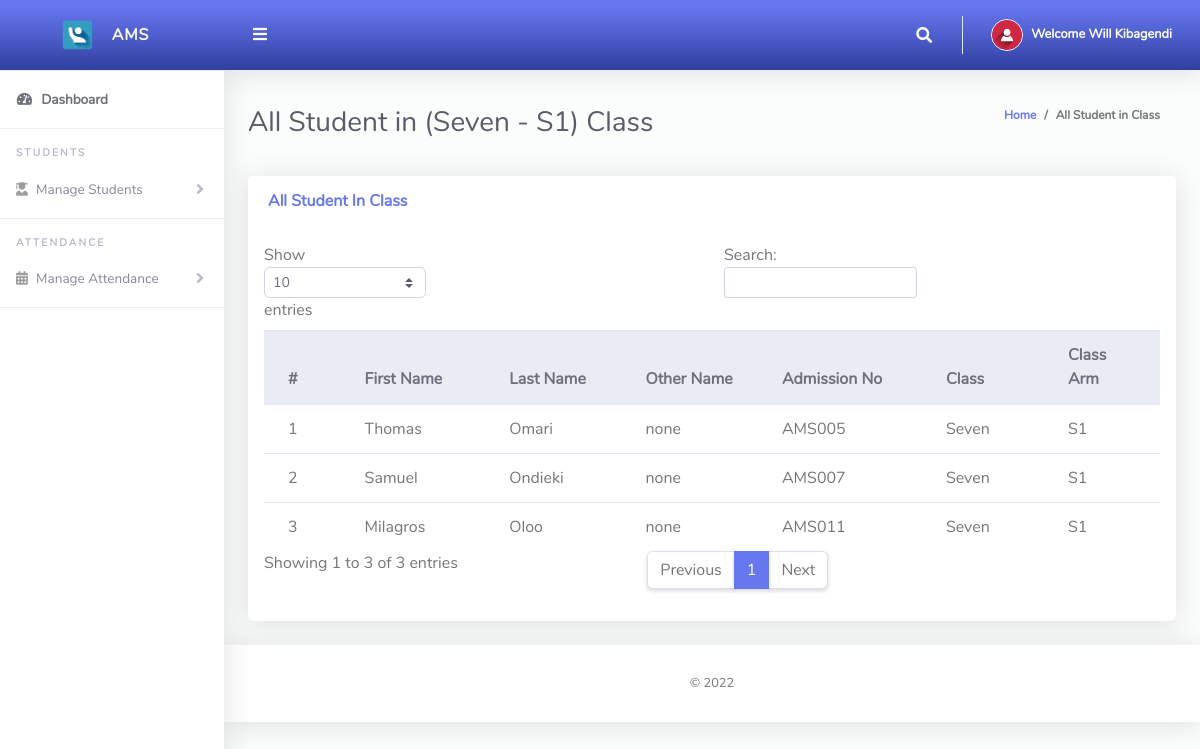
The page /ClassTeacher/viewStudents.php (signed in) on the database its author committed.
### tables this page shows
CREATE TABLE `tblclassteacher` (
  `Id` int(10) NOT NULL,
  `firstName` varchar(255) NOT NULL,
  `lastName` varchar(255) NOT NULL,
  `emailAddress` varchar(255) NOT NULL,
  `password` varchar(255) NOT NULL,
  `phoneNo` varchar(50) NOT NULL,
  `classId` varchar(10) NOT NULL,
  `classArmId` varchar(10) NOT NULL,
  `dateCreated` varchar(50) NOT NULL
);

CREATE TABLE `tblclassarms` (
  `Id` int(10) NOT NULL,
  `classId` varchar(10) NOT NULL,
  `classArmName` varchar(255) NOT NULL,
  `isAssigned` varchar(10) NOT NULL
);

CREATE TABLE `tblclass` (
  `Id` int(10) NOT NULL,
  `className` varchar(255) NOT NULL
);

CREATE TABLE `tblstudents` (
  `Id` int(10) NOT NULL,
  `firstName` varchar(255) NOT NULL,
  `lastName` varchar(255) NOT NULL,
  `otherName` varchar(255) NOT NULL,
  `admissionNumber` varchar(255) NOT NULL,
  `password` varchar(50) NOT NULL,
  `classId` varchar(10) NOT NULL,
  `classArmId` varchar(10) NOT NULL,
  `dateCreated` varchar(50) NOT NULL
);

### ClassTeacher/viewStudents.php (the view, shortened to what this page needs)
<?php
include '../Includes/dbcon.php';
$query = "SELECT tblclass.className,tblclassarms.classArmName
    FROM tblclassteacher
    INNER JOIN tblclass ON tblclass.Id = tblclassteacher.classId
    INNER JOIN tblclassarms ON tblclassarms.Id = tblclassteacher.classArmId
    Where tblclassteacher.Id = '$_SESSION[userId]'";
    $rs = $conn->query($query);
    $rrw = $rs->fetch_assoc();
?>
<!DOCTYPE html>
<html lang="en">
<head>
  <link href="../vendor/fontawesome-free/css/all.min.css" rel="stylesheet" type="text/css">
  <link href="../vendor/bootstrap/css/bootstrap.min.css" rel="stylesheet" type="text/css">
  <link href="css/ruang-admin.min.css" rel="stylesheet">
</head>
<body id="page-top">
  <div id="wrapper">
      <?php include "Includes/sidebar.php";?>
    <div id="content-wrapper" class="d-flex flex-column">
      <div id="content">
       <?php include "Includes/topbar.php";?>
        <div class="container-fluid" id="container-wrapper">
          <div class="d-sm-flex align-items-center justify-content-between mb-4">
            <h1 class="h3 mb-0 text-gray-800">All Student in (<?php echo $rrw['className'].' - '.$rrw['classArmName'];?>) Class</h1>
            <ol class="breadcrumb">
              <li class="breadcrumb-item"><a href="./">Home</a></li>
              <li class="breadcrumb-item active" aria-current="page">All Student in Class</li>
            </ol>
          </div>
          <div class="row">
            <div class="col-lg-12">
                 <div class="row">
              <div class="col-lg-12">
              <div class="card mb-4">
                <div class="card-header py-3 d-flex flex-row align-items-center justify-content-between">
                  <h6 class="m-0 font-weight-bold text-primary">All Student In Class</h6>
                </div>
                <div class="table-responsive p-3">
                  <table class="table align-items-center table-flush table-hover" id="dataTableHover">
                    <thead class="thead-light">
                      <tr>
                        <th>#</th>
                        <th>First Name</th>
                        <th>Last Name</th>
                        <th>Other Name</th>
                        <th>Admission No</th>
                        <th>Class</th>
                        <th>Class Arm</th>
                      </tr>
                    </thead>
                    <tbody>
                  <?php
                      $query = "SELECT tblstudents.Id,tblclass.className,tblclassarms.classArmName,tblclassarms.Id AS classArmId,tblstudents.firstName,
                      tblstudents.lastName,tblstudents.otherName,tblstudents.admissionNumber,tblstudents.dateCreated
                      FROM tblstudents
                      INNER JOIN tblclass ON tblclass.Id = tblstudents.classId
                      INNER JOIN tblclassarms ON tblclassarms.Id = tblstudents.classArmId
                      where tblstudents.classId = '$_SESSION[classId]' and tblstudents.classArmId = '$_SESSION[classArmId]'";
                      $rs = $conn->query($query);
                      $num = $rs->num_rows;
                      $sn=0;
                      if($num > 0)
                      {
                        while ($rows = $rs->fetch_assoc())
                          {
                             $sn = $sn + 1;
                            echo"
                              <tr>
                                <td>".$sn."</td>
                                <td>".$rows['firstName']."</td>
                                <td>".$rows['lastName']."</td>
                                <td>".$rows['otherName']."</td>
                                <td>".$rows['admissionNumber']."</td>
                                <td>".$rows['className']."</td>
                                <td>".$rows['classArmName']."</td>
                              </tr>";
                          }
                      }
                      else
                      {
                           echo
                           "<div class='alert alert-danger' role='alert'>
                            No Record Found!
                            </div>";
                      }
                      ?>
                    </tbody>
                  </table>
                </div>
              </div>
            </div>
            </div>
          </div>
        </div>
      </div>
       <?php include "Includes/footer.php";?>
    </div>
  </div>
</body>
</html>

### ClassTeacher/Includes/topbar.php (shortened to what this page needs)
<?php
  $query = "SELECT * FROM tblclassteacher WHERE Id = ".$_SESSION['userId']."";
  $rs = $conn->query($query);
  $rows = $rs->fetch_assoc();
  $fullName = $rows['firstName']." ".$rows['lastName'];;
?>
<nav class="navbar navbar-expand navbar-light bg-gradient-primary topbar mb-4 static-top">
          <button id="sidebarToggleTop" class="btn btn-link rounded-circle mr-3">
            <i class="fa fa-bars"></i>
          </button>
          <ul class="navbar-nav ml-auto">
            <li class="nav-item dropdown no-arrow">
              <a class="nav-link dropdown-toggle" href="#" id="searchDropdown" role="button" data-toggle="dropdown"
                aria-haspopup="true" aria-expanded="false">
                <i class="fas fa-search fa-fw"></i>
              </a>
            </li>
            <li class="nav-item dropdown no-arrow">
              <a class="nav-link dropdown-toggle" href="#" id="userDropdown" role="button" data-toggle="dropdown"
                aria-haspopup="true" aria-expanded="false">
                <img class="img-profile rounded-circle" src="img/user-icn.png" style="max-width: 60px">
                <span class="ml-2 d-none d-lg-inline text-white small"><b>Welcome <?php echo $fullName;?></b></span>
              </a>
            </li>
          </ul>
        </nav>

### rows shown on the page
tblclassteacher: fullName "Will Kibagendi"
tblclassarms: classId.className "Seven", classArmName "S1"
tblstudents: firstName "Thomas", lastName "Omari", otherName "none", admissionNumber "AMS005", classId.className "Seven", classArmId.classArmName "S1"
tblstudents: firstName "Samuel", lastName "Ondieki", otherName "none", admissionNumber "AMS007", classId.className "Seven", classArmId.classArmName "S1"
tblstudents: firstName "Milagros", lastName "Oloo", otherName "none", admissionNumber "AMS011", classId.className "Seven", classArmId.classArmName "S1"
